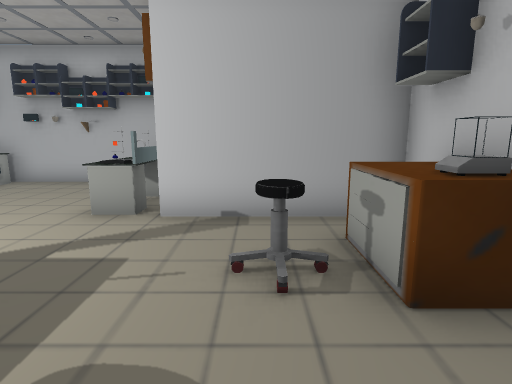
[1] (above)

15 first-person views from a walk through a scene from a Unity 3-D project. The camera is 1.4 m above the floor, tilts 10° down and sees 80° across. The floor is counted in squares, 1 m on a side. Each view is taken from the middle of a square. On the plan, view 1 faces up. The plan holds only what a view shows up to about 14 squares ahead; the rest is blank.

[2]
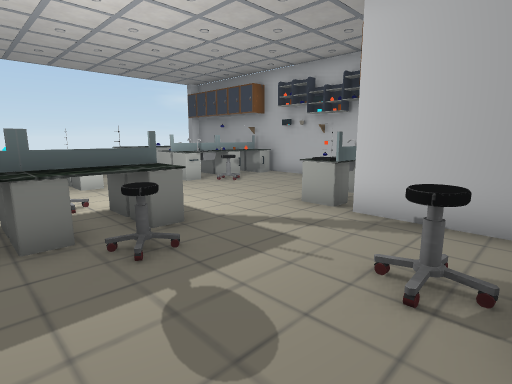

[3]
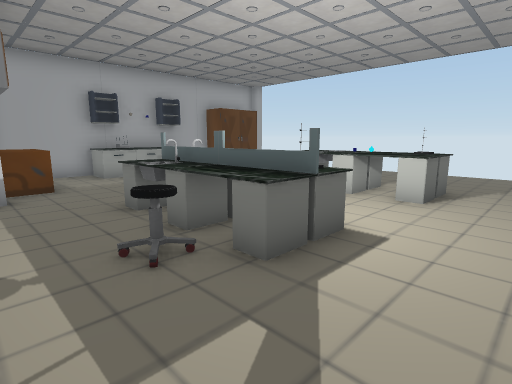

[4]
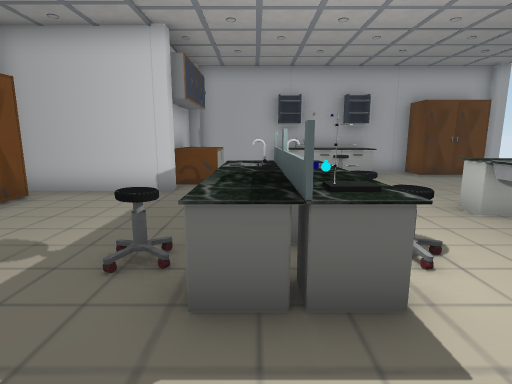

[5]
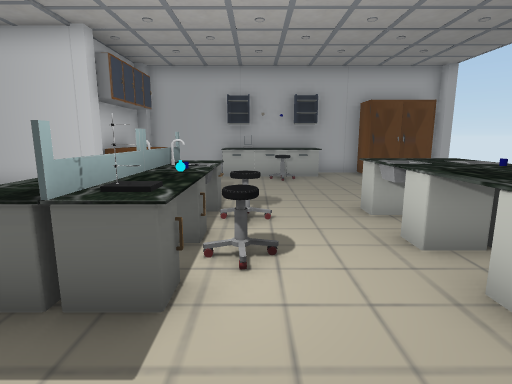

[6]
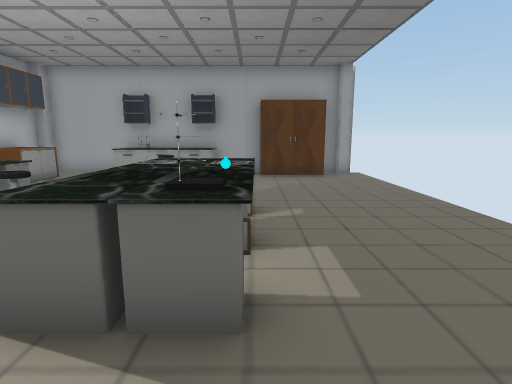

[7]
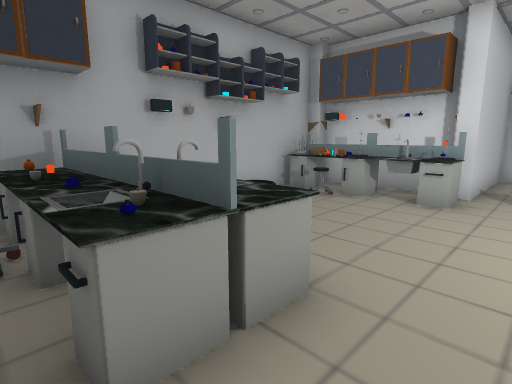

[8]
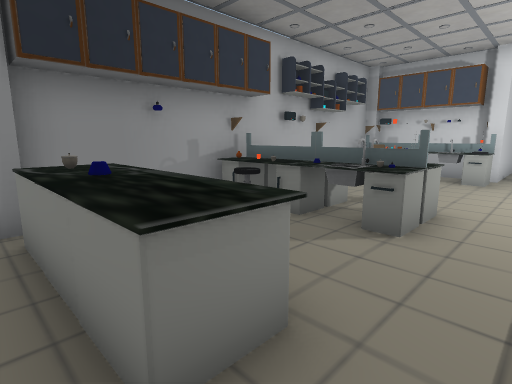

[9]
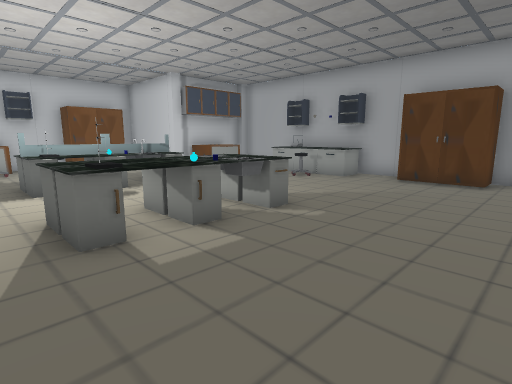

[10]
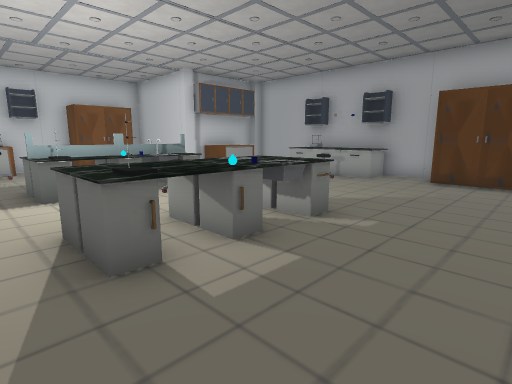

[11]
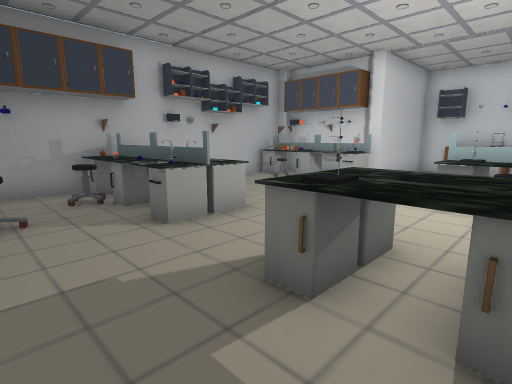

[12]
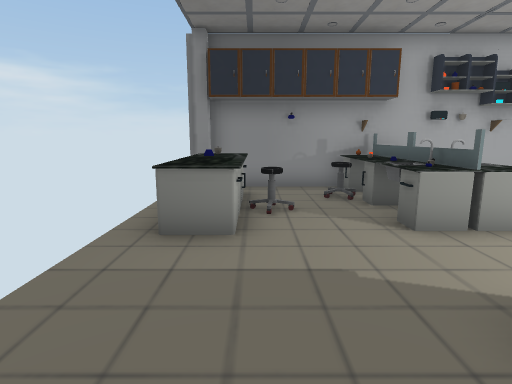

[13]
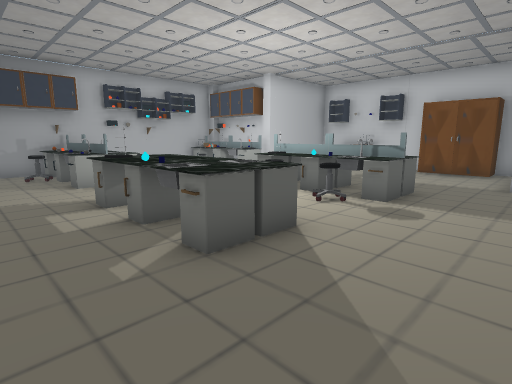

[14]
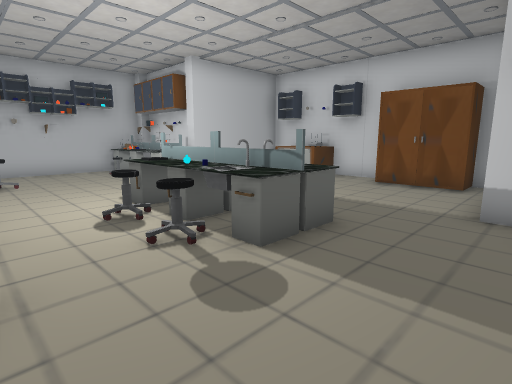

[15]
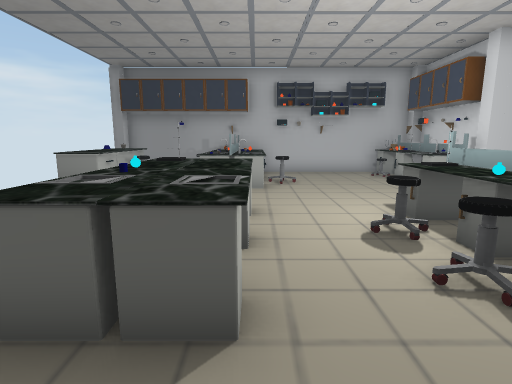

### Floor plan
Points are (right, up) in squares from view 1. A wall is a line through its corners. A room is listed if a view was taken in it or the views show most of it. See-through windows are left out.
Room 1 (views 1, 2, 3, 4, 5, 6, 7, 8, 9, 10, 11, 12, 13, 14, 15)
walls: (-1.5, -3.1) (2.2, -3.1); (-2.2, 6.4) (-2.2, 9.6); (-1.4, 5.8) (-1.4, 9.5); (-2.8, -6.1) (-2.8, -4.2) (-1.5, -4.2); (1.5, -0.6) (1.5, 0.1) (2.6, 0.1) (2.6, 5.4) (-1.5, 5.4); (2.2, 2.5) (1.6, 2.5); (2.6, 2.3) (1.3, 2.3) (1.3, 4.2); (-1.4, -7.2) (-1.4, -3.8); (2.6, -2.8) (2.6, -2.2); (-1.6, 9.9) (-14, 9.9); (-14, -7.6) (-12.6, -7.6) (-12.6, -6.5) (-10.2, -6.5) (-10.2, -7.6) (-1.8, -7.6)
objects: other object (-14, -7); other object (-13, 5) to (-12, 6); other object (-13, 7); other object (-13, 8) to (-12, 9); other object (-13, 10); other object (-12, 7); other object (-10, -1) to (-8, 3); other object (-10, 6) to (-9, 7); other object (-10, 8); other object (-10, 8) to (-9, 9); other object (-9, 7); other object (-9, 9); other object (-8, -7) to (-5, -6); other object (-8, 6) to (-8, 7); other object (-7, -6) to (-7, -5); other object (-7, 7); other object (-6, 0); other object (-6, 1) to (-6, 2); other object (-5, -1) to (-5, 0); other object (-5, 1); other object (-5, 2); other object (-5, 3); other object (-4, -1) to (-4, 1); other object (-4, 2) to (-4, 3); other object (-4, 8); other object (-3, 2); other object (-3, 7); other object (-3, 8); other object (-2, -7); other object (-2, -3); other object (-2, 6); other object (0, 3)

Positions as (right, up) in squares from view 1, and headings:
1: (0, 0), facing up
2: (1, 0), facing up-left
3: (-1, 5), facing down-left
4: (-4, 5), facing down
5: (-6, 5), facing down
6: (-10, 5), facing down
7: (-10, 4), facing up-right
8: (-14, 4), facing up-right
9: (-14, 4), facing down-right
10: (-13, 4), facing down-right
11: (-12, 1), facing up-right
12: (-12, 1), facing up
13: (-12, -4), facing up-right
14: (-8, -4), facing up-right
15: (-8, -3), facing up
